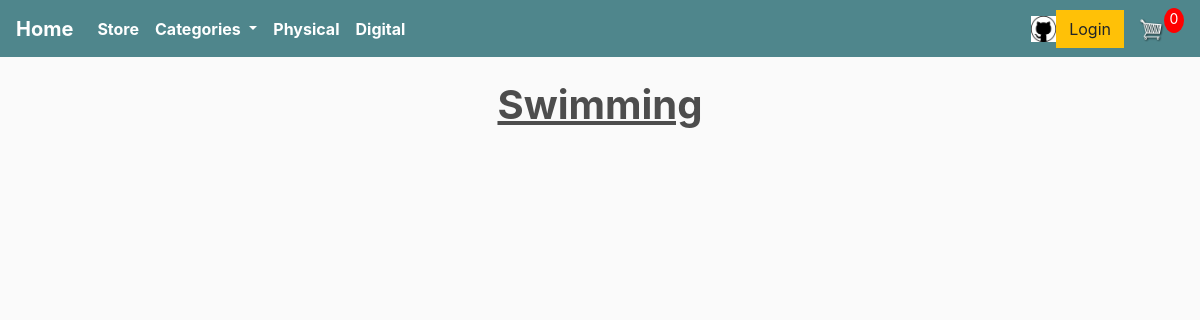
Page /swimming/ on the earlier database version.
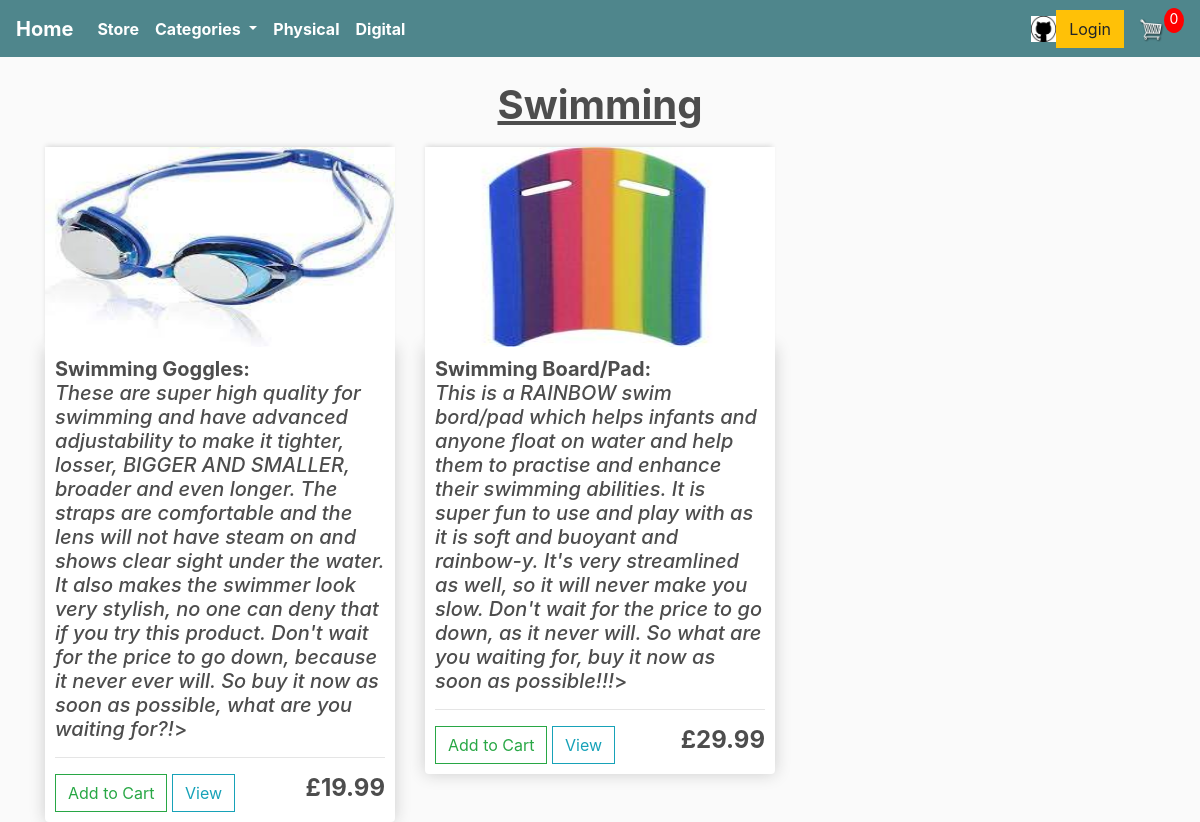
Same page on the later database version.
### store/models.py (models this page shows, shortened)
class Product(models.Model):
    name = models.CharField(max_length=20, null=True)
    price = models.DecimalField(max_digits=6, decimal_places=2)
    digital = models.BooleanField(default=False, null=True, blank=True)
    category = models.CharField(max_length=30, null=True)
    second_category = models.CharField(max_length=30, null=True, blank=True)
    image = models.ImageField(null=True, blank=True)
    description = models.TextField(max_length=1000, null=True)
    @property
    def imageURL(self):
        try:
            url = self.image.url
        except:
            url = ''
        return url

### store/views.py (the view)
# urls.py: path('swimming/', views.swimming, name="swimming"),
def swimming(request):
    data = cartData(request)
    cartItems = data['cartItems']
    products = Product.objects.all()
    context = {'products': products, 'cartItems': cartItems}
    return render(request, 'store/swimming.html', context)

### store/utils.py (called while the page is built, shortened)
def cookieCart(request):
    try:
        cart = json.loads(request.COOKIES['cart'])
    except:
        cart = {}
    print("Cart:", cart)
    items = []
    order = {'get_cart_total': 0, 'get_cart_items': 0, 'shipping': False}
    cartItems = order['get_cart_items']
    return {'cartItems': cartItems, 'order': order, 'items': items}

def cartData(request):
    if request.user.is_authenticated:
        customer = request.user.customer
        order, created = Order.objects.get_or_create(customer=customer, complete=False)
        items = order.orderitem_set.all()
        cartItems = order.get_cart_items
    else:
        cookieData = cookieCart(request)
        cartItems = cookieData['cartItems']
        order = cookieData['order']
        items = cookieData['items']
    return {'cartItems': cartItems, 'order': order, 'items': items}

### store/templates/store/swimming.html
{% extends 'store/main.html' %}
{% load static %}
{% block content %}
    <h1><strong><u><center>Swimming</center></u></strong></h1>
        <div class="row">
            {% for product in products %}
                {% if product.category == 'Swimming' or product.second_category == 'Swimming' %}
                    <div class="col-lg-4">
                        <img class="thumbnail" src="{{product.imageURL}}">
                        <div class="box-element product">
                            <h5><strong>{{product.name}}:</strong> <br /><i>{{product.description}}</i>></h5>
                            <hr>
                            <button data-product="{{product.id}}" data-action="add"
                                    class="btn btn-outline-success add-btn update-cart">Add to Cart</button>
                            <a class="btn btn-outline-info" href="{{product.imageURL}}" target="_blank">View</a>
                            <h4 style="display: inline-block; float: right"><strong>£{{product.price}}</strong></h4>
                        </div>
                    </div>
                {% endif %}
            {% endfor %}
        </div>
{% endblock content %}

Differences in the rows shown:
added Product: imageURL (picture), name "Swimming Goggles", description "These are super high quality for swimming and have advanced adjustability to make it tighter, losser, BIGGER AND SMALLER, broader and even longer. The straps are comfortable and the lens will not have steam on and shows clear sight under the water. It also makes the swimmer look very stylish, no one can deny that if you try this product. Don't wait for the price to go down, because it never ever will. So buy it now as soon as possible, what are you waiting for?!", price "19.99"
added Product: imageURL (picture), name "Swimming Board/Pad", description "This is a RAINBOW swim bord/pad which helps infants and anyone float on water and help them to practise and enhance their swimming abilities. It is super fun to use and play with as it is soft and buoyant and rainbow-y. It's very streamlined as well, so it will never make you slow. Don't wait for the price to go down, as it never will. So what are you waiting for, buy it now as soon as possible!!!", price "29.99"
